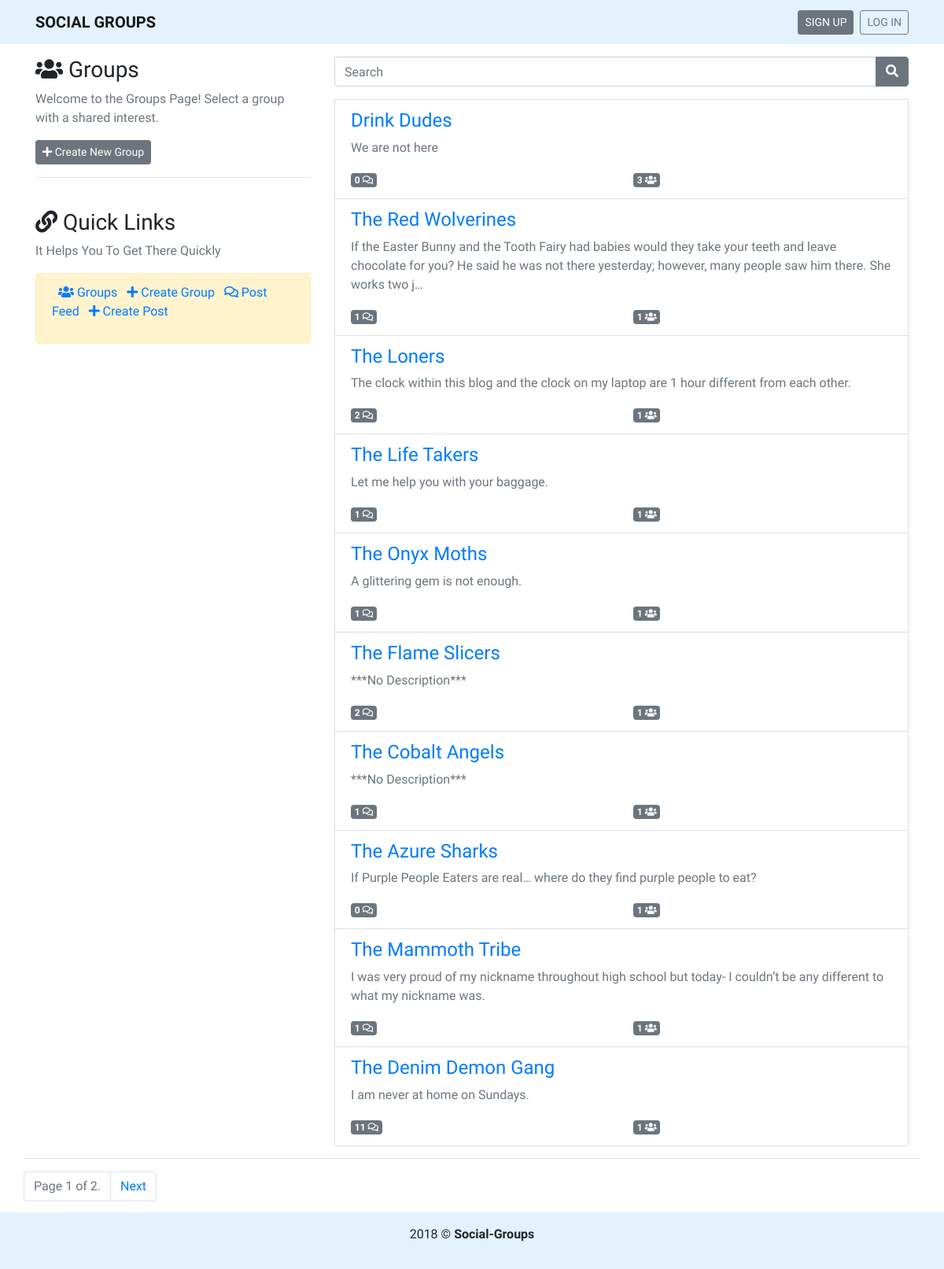
/, run on an earlier commit of the app's database.
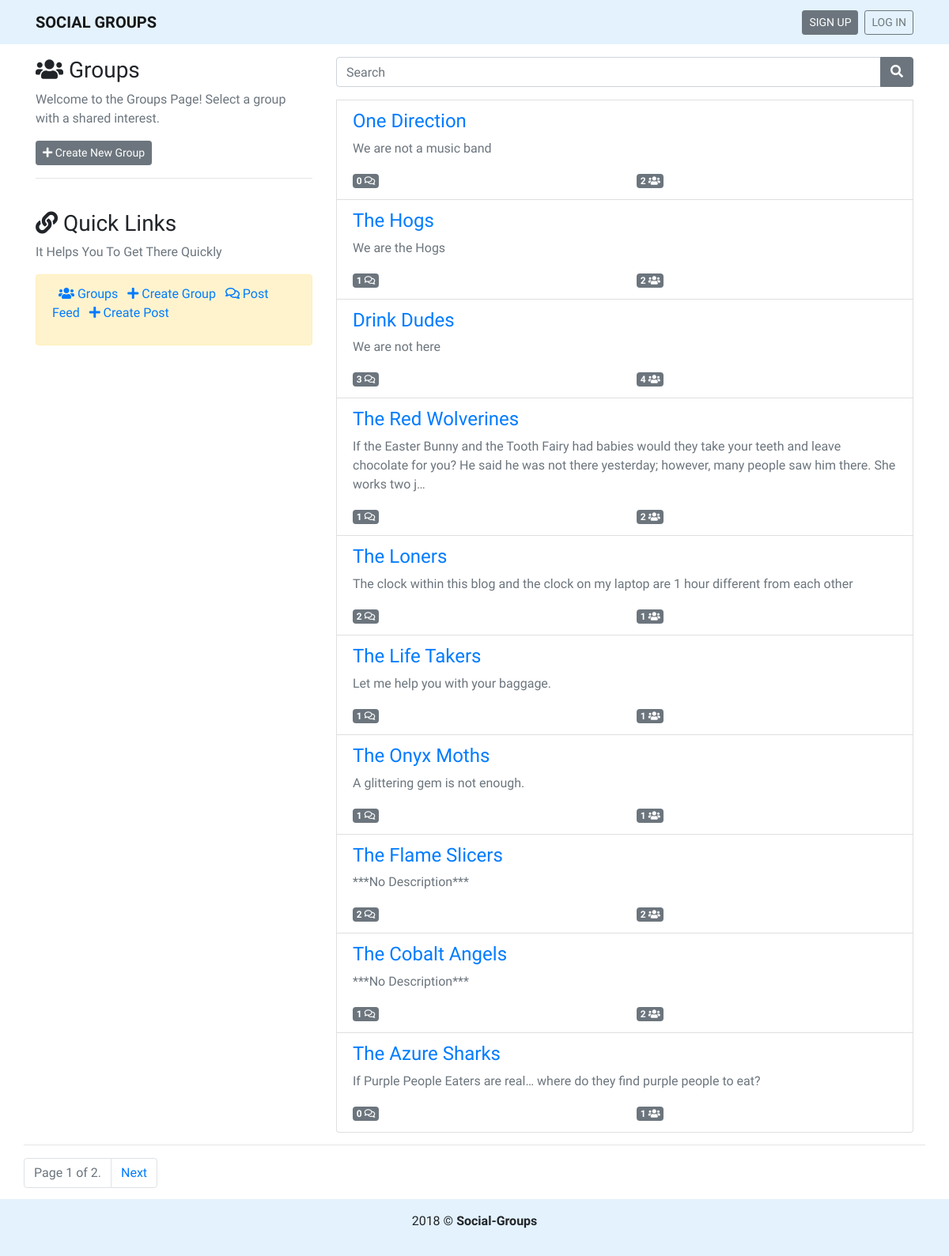
And on a later commit of the database.
### groups/models.py (models this page shows, shortened)
class Group(models.Model):
    name = models.CharField(max_length=50)
    description = models.TextField(blank=True, null=True)
    user = models.ManyToManyField(User)
    class Meta:
        ordering = ['-pk', ]

### groups/views.py (the view)
# urls.py: path('', group_views.GroupListView.as_view(), name='home'),
class GroupListView(ListView):
    model = Group
    paginate_by = 10

### groups/templates/groups/group_list.html (shortened to what this page needs)
{% extends "base.html" %}
{% block content %}
<div class="row mt-3">
    <div class="col-4">
        <h3><i class="fas fa-users"></i> Groups</h3>
        <div class="text-muted">Welcome to the Groups Page! Select a group with a shared interest.</div>
        <a href="{% url 'group_create' %}" class="btn btn-secondary btn-sm mt-3"><i class="fas fa-plus"></i> Create New
            Group</a>
        <hr>
        <br>
        {% include 'links.html' %}
    </div>
    <div class="col-8">
        <div class="list-group mb-3">
            {% include "search.html" %}
            {% for group in group_list %}
            <a href="{% url 'group_detail' group.pk %}" class="list-group-item list-group-item-action">
                <h4 class="text-primary">{{ group.name }}</h4>
                {% if group.description %}
                <p class="text-muted">{{ group.description|truncatechars:195 }}</p>
                {% else %}
                <p class="text-muted">***No Description***</p>
                {% endif %}
                <div class="row">
                    <div class="col-6">
                        <span class="badge badge-secondary"><span>{{ group.post_set.all.count }}</span> <i class="far fa-comments"></i></span>
                    </div>
                    <div class="col-6">
                        <span class="badge badge-secondary"><span>{{ group.user.count }}</span> <i class="fas fa-users"></i></span>
                    </div>
                </div>
            </a>
            {% empty %}
            <h2>No Groups yet.</h2>
            {% endfor %}
        </div>
    </div>
</div>
<div class="pagi">
    <hr>
    {% if is_paginated %}
    <nav aria-label="Page navigation example" id="pagination">
        <ul class="pagination">
            <li class="page-item disabled">
                <a class="page-link">
                    <span class="page-current">
                        Page {{ page_obj.number }} of {{ page_obj.paginator.num_pages }}.
                    </span>
                </a>
            </li>
            {% if page_obj.has_next %}
            <li class="page-item">
                <a class="page-link" href="?page={{ page_obj.next_page_number }}">Next</a>
            </li>
            {% endif %}
        </ul>
    </nav>
    {% endif %}
</div>
{% endblock content %}

What changed in the data, as far as the page shows it:
no longer on this page (row unchanged): Group: name "The Mammoth Tribe", description "I was very proud of my nickname throughout high school but today- I couldn’t be any different to what my nickname was.", post_set.all.count "1", user.count "1"
no longer on this page (row unchanged): Group: name "The Denim Demon Gang", description "I am never at home on Sundays.", post_set.all.count "11", user.count "1"
added Group: name "One Direction", description "We are not a music band", post_set.all.count "0", user.count "2"
added Group: name "The Hogs", description "We are the Hogs", post_set.all.count "1", user.count "2"
computed for Group "Drink Dudes": post_set.all.count "0" → "3"; user.count "3" → "4"
computed for Group "The Red Wolverines": user.count "1" → "2"
changed Group "The Loners": description "The clock within this blog and the clock on my laptop are 1 hour different from each other." → "The clock within this blog and the clock on my laptop are 1 hour different from each other"
computed for Group "The Flame Slicers": user.count "1" → "2"
computed for Group "The Cobalt Angels": user.count "1" → "2"
